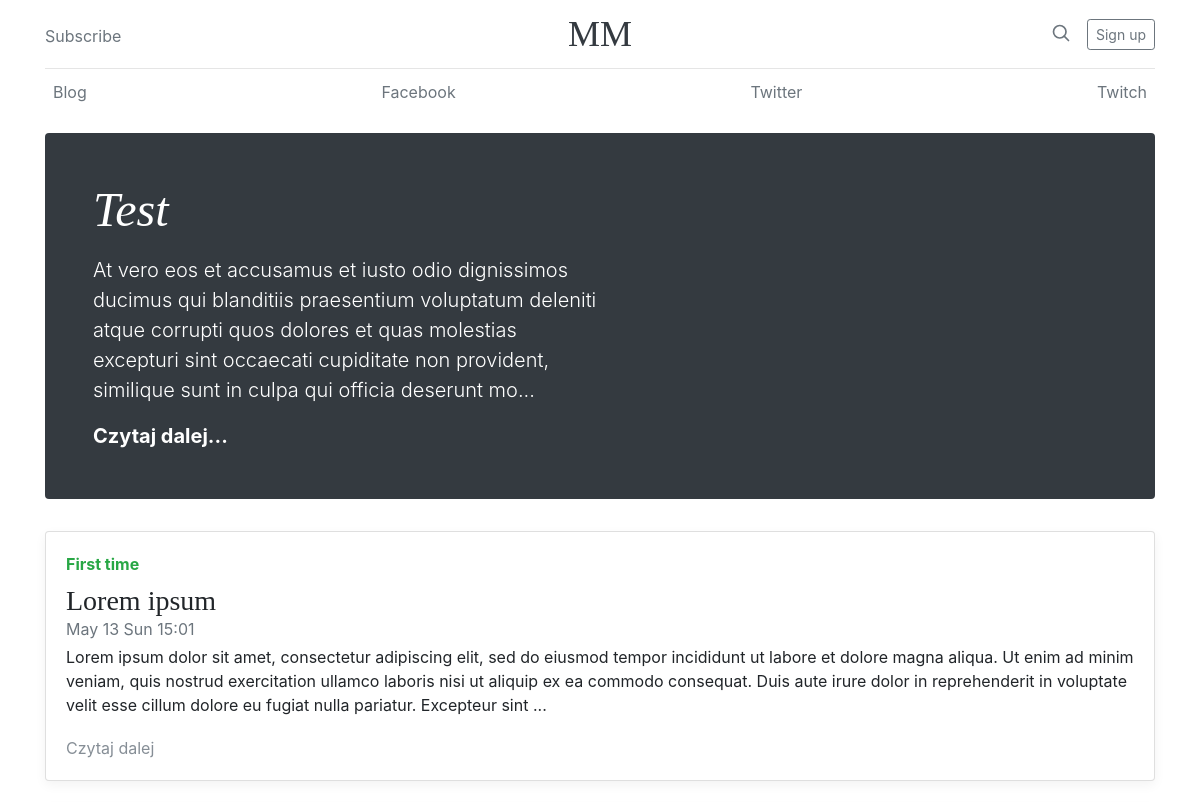
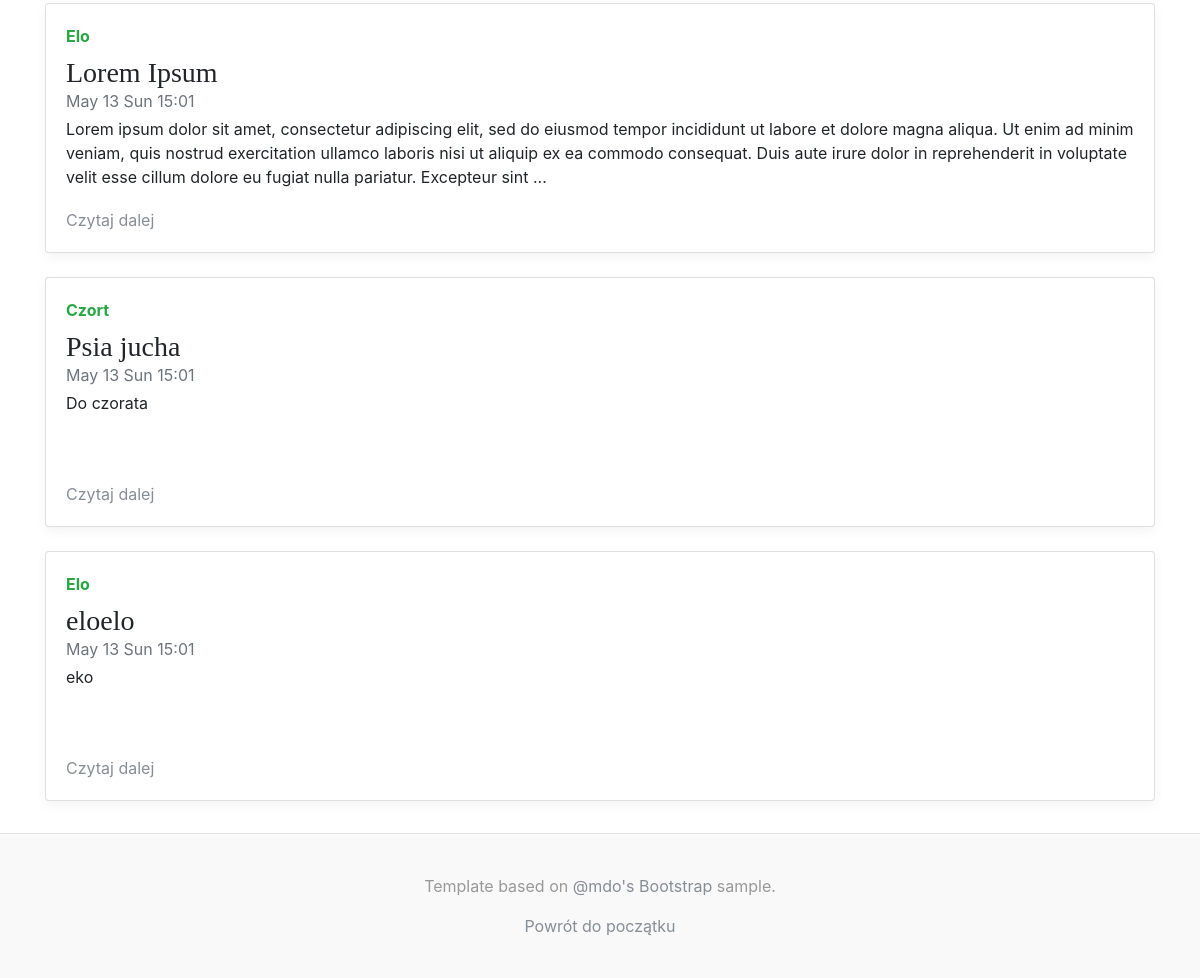
The page / on the database its author committed (2 pictures, top to bottom).
### BlogAPI/models/models.py (models this page shows, shortened)
class Post(models.Model):
    title = models.CharField(max_length=100)
    slug = models.SlugField(primary_key=True)
    tags = models.ManyToManyField(Tag)
    create_time = models.DateTimeField(default=now())
    release_time = models.DateTimeField(default=now())
    text = models.CharField(max_length=2000)
    thumbnail = models.ImageField(null=True, blank=True)
    class Meta:
        verbose_name = 'Post'
        verbose_name_plural = 'Posty'

class Tag(models.Model):
    name = models.CharField(max_length=20, unique=True)
    class Meta:
        verbose_name = 'Tag'
        verbose_name_plural = 'Tagi'

### BlogAPI/views.py (the view)
# urls.py: path('', IndexView.as_view(), name=IndexView.name),
class IndexView(ListView):
    queryset = Post.objects.filter(release_time__lte=now()).order_by('create_time').reverse()[:5]
    name = 'index-view'
    template_name = 'List/index.html'

### MySite/context_prepocessor.py (called while the page is built)
def context(request):
    menu = Menu.objects.all()
    return {'menu': menu}

### templates/List/index.html (shortened to what this page needs)
{% extends 'base.html' %}
    {% block content %}
        {% include 'List/main_post.html' %}
        {% include 'List/posts_list.html' %}
    {% endblock %}

### templates/navibar.html
{% load static %}
<div class="container">
    <div class="nav-scroller py-1 mb-2">
            <nav class="nav d-flex justify-content-between">
                {% for item in menu %}
                <a class="p-2 text-muted" href="{% url item.view_name %}">{{ item.name }}</a>
                {% endfor %}
                <a class="p-2 text-muted" href="http://www.facebook.com">Facebook</a>
                <a class="p-2 text-muted" href="http://www.twitter.com">Twitter</a>
                <a class="p-2 text-muted" href="http://www.twitch.com">Twitch</a>
            </nav>
    </div>
</div>

### templates/List/main_post.html
{% load static %}
<div class="jumbotron p-3 p-md-5 text-white rounded bg-dark">
        <div class="col-md-6 px-0">
          <h1 class="display-4 font-italic">{{ post_list.first.title }}</h1>
          <p class="lead my-3">
              {% if post_list.first.text|length > 250 %}
                  {{ post_list.first.text|slice:":250"|add:'...' }}
              {% else %}
                  {{ post_list.first.text }}
              {% endif %}
          </p>
          <p class="lead mb-0"><a href="{% url 'post-view' post_list.first.slug %}" class="text-white font-weight-bold">Czytaj dalej...</a></p>
        </div>
</div>

### templates/List/posts_list.html (shortened to what this page needs)
{% load static %}
<div class="row mb-2">
        <div class="col-md-12">
          {% for post in post_list|slice:"1:" %}
          <div class="card flex-md-row mb-4 box-shadow h-md-250">
            <div class="card-body d-flex flex-column align-items-start">
              <strong class="d-inline-block mb-2 text-success">{% for tag in post.tags.all %}{{ tag.name|capfirst}} {% endfor %}</strong>
              <h3 class="mb-0">
                {{ post.title }}
              </h3>
              <div class="mb-1 text-muted">{{ post.create_time|date:'M d D H:i' }}</div>
              <p class="card-text mb-auto">{% if post.text|length > 350 %}{{ post.text|slice:":350"|add:'...' }}{% else %}{{ post.text }}{% endif %}</p>
              <a href="{% url 'post-view' post.slug %}">Czytaj dalej</a>
            </div>
          </div>
          {% endfor %}
        </div>
</div>

### BlogAPI/static/css/styles.css (style rules this page uses)
a { color: #868e96; }
h1, h2, h3, h4, h5, h6 { font-family: "Playfair Display", Georgia, "Times New Roman", serif; }
.display-4 { font-size: 2.5rem; }
@media (min-width: 768px) { .display-4 { font-size: 3rem; } }
.nav-scroller { position: relative; z-index: 2; height: 2.75rem; overflow-y: hidden; }
.nav-scroller .nav { display: -ms-flexbox; display: flex; -ms-flex-wrap: nowrap; flex-wrap: nowrap; padding-bottom: 1rem; margin-top: -1px; overflow-x: auto; text-align: center; white-space: nowrap; -webkit-overflow-scrolling: touch; }
@media (min-width: 768px) { .h-md-250 { height: 250px; } }
.box-shadow { box-shadow: 0 .25rem .75rem rgba(0, 0, 0, .05); }

### rows shown on the page
BlogAPI_menu: name "Blog"
Post: first "Test", first.text|add "At vero eos et accusamus et iusto odio dignissimos ducimus qui blanditiis praesentium voluptatum deleniti atque corrupti quos dolores et quas molestias excepturi sint occaecati cupiditate non provident, similique sunt in culpa qui officia deserunt mo..."
Post: title "Lorem ipsum", create_time "May 13 Sun 15:01", text|add "Lorem ipsum dolor sit amet, consectetur adipiscing elit, sed do eiusmod tempor incididunt ut labore et dolore magna aliqua. Ut enim ad minim veniam, quis nostrud exercitation ullamco laboris nisi ut aliquip ex ea commodo consequat. Duis aute irure dolor in reprehenderit in voluptate velit esse cillum dolore eu fugiat nulla pariatur. Excepteur sint ..."
Tag: name "First time"
Post: title "Lorem Ipsum", create_time "May 13 Sun 15:01", text|add "Lorem ipsum dolor sit amet, consectetur adipiscing elit, sed do eiusmod tempor incididunt ut labore et dolore magna aliqua. Ut enim ad minim veniam, quis nostrud exercitation ullamco laboris nisi ut aliquip ex ea commodo consequat. Duis aute irure dolor in reprehenderit in voluptate velit esse cillum dolore eu fugiat nulla pariatur. Excepteur sint ..."
Tag: name "Elo"
Post: title "Psia jucha", create_time "May 13 Sun 15:01", text "Do czorata"
Tag: name "Czort"
Post: title "eloelo", create_time "May 13 Sun 15:01", text "eko"
